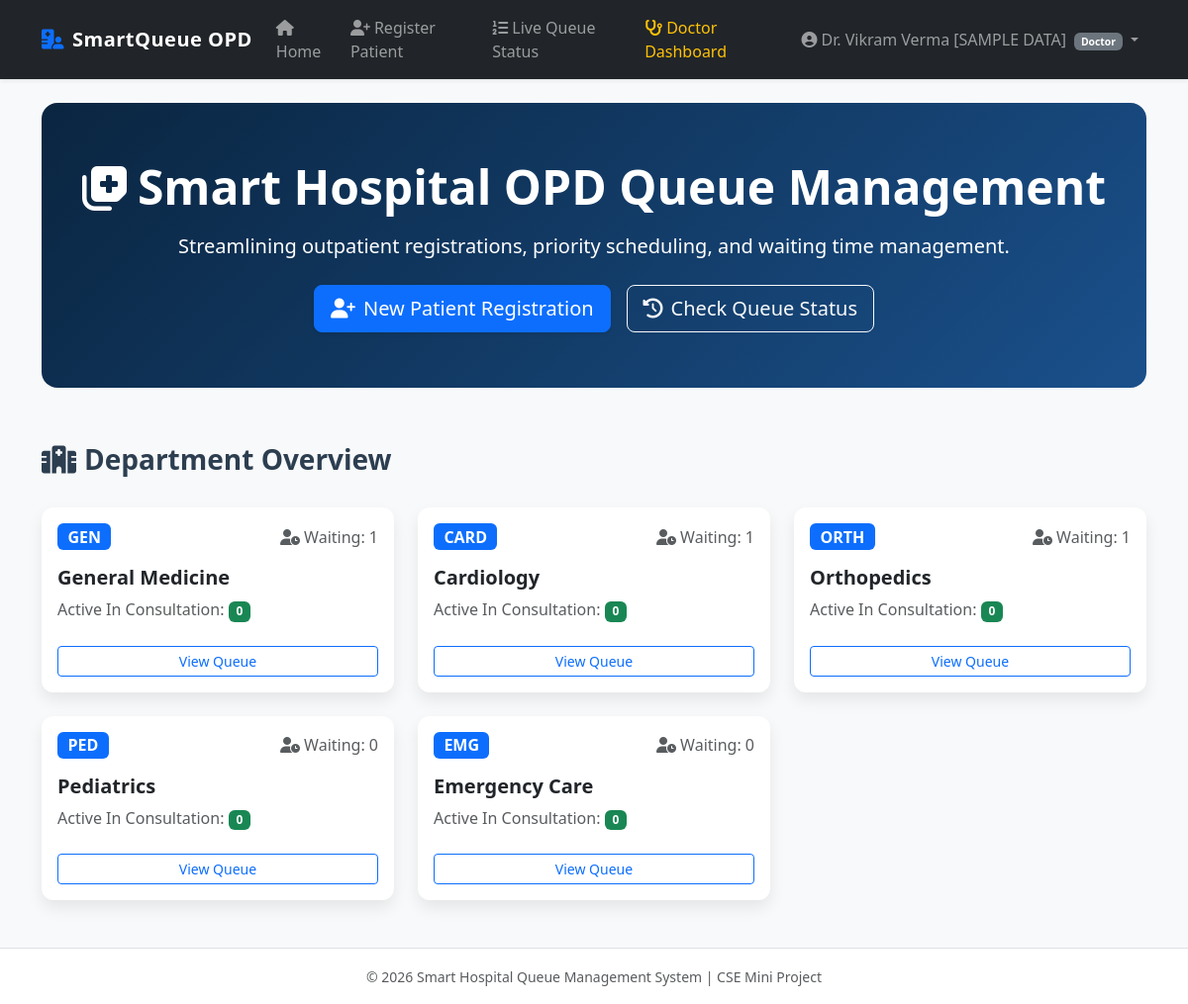
/ (signed in), run on the app's committed database.
### app/models/user.py (models this page shows, shortened)
class User(UserMixin, db.Model):
    __tablename__ = 'users'
    id = db.Column(db.Integer, primary_key=True)
    username = db.Column(db.String(80), unique=True, nullable=False)
    password_hash = db.Column(db.String(255), nullable=False)
    role = db.Column(db.String(20), nullable=False, default='patient')
    full_name = db.Column(db.String(100), nullable=False)
    email = db.Column(db.String(120), unique=True, nullable=True)
    phone = db.Column(db.String(20), nullable=True)
    created_at = db.Column(db.DateTime, default=datetime.utcnow)
    doctor_profile = db.relationship('Doctor', backref='user', uselist=False, lazy=True)

### app/models/department.py (models this page shows, shortened)
class Department(db.Model):
    __tablename__ = 'departments'
    id = db.Column(db.Integer, primary_key=True)
    name = db.Column(db.String(100), unique=True, nullable=False)
    code = db.Column(db.String(10), unique=True, nullable=False) # e.g. CARD, GEN, EMG
    description = db.Column(db.Text, nullable=True)
    doctors = db.relationship('Doctor', backref='department', lazy=True)
    tokens = db.relationship('QueueToken', backref='department', lazy=True)

### app/routes/main_routes.py (the view)
@main_bp.route('/')
def index():
    departments = Department.query.all()
    dept_stats = []
    for dept in departments:
        waiting_count = QueueToken.query.filter_by(department_id=dept.id, status='Waiting').count()
        in_consult_count = QueueToken.query.filter_by(department_id=dept.id, status='In-Consultation').count()
        dept_stats.append({
            'id': dept.id,
            'name': dept.name,
            'code': dept.code,
            'waiting': waiting_count,
            'in_consultation': in_consult_count
        })
    return render_template('index.html', dept_stats=dept_stats)

### app/templates/index.html (shortened to what this page needs)
{% extends 'base.html' %}
{% block content %}
<div class="hero-section text-center">
    <h1 class="display-5 fw-bold mb-3"><i class="fa-solid fa-notes-medical me-2"></i>Smart Hospital OPD Queue Management</h1>
    <p class="lead mb-4">Streamlining outpatient registrations, priority scheduling, and waiting time management.</p>
    <div class="d-flex justify-content-center gap-3">
        <a href="{{ url_for('patient.register') }}" class="btn btn-primary btn-lg shadow-sm">
            <i class="fa-solid fa-user-plus me-2"></i>New Patient Registration
        </a>
        <a href="{{ url_for('patient.status') }}" class="btn btn-outline-light btn-lg">
            <i class="fa-solid fa-clock-rotate-left me-2"></i>Check Queue Status
        </a>
    </div>
</div>
<div class="row g-4 mt-2">
    <div class="col-12">
        <h3 class="fw-bold text-navy"><i class="fa-solid fa-hospital me-2"></i>Department Overview</h3>
    </div>
    {% if dept_stats %}
        {% for dept in dept_stats %}
        <div class="col-md-4">
            <div class="card card-custom h-100">
                <div class="card-body">
                    <div class="d-flex justify-content-between align-items-center mb-3">
                        <span class="badge bg-primary fs-6">{{ dept.code }}</span>
                        <span class="text-muted"><i class="fa-solid fa-user-clock me-1"></i>Waiting: {{ dept.waiting }}</span>
                    </div>
                    <h5 class="card-title fw-bold">{{ dept.name }}</h5>
                    <p class="card-text text-muted">Active In Consultation: <span class="badge bg-success">{{ dept.in_consultation }}</span></p>
                    <a href="{{ url_for('patient.status', dept_id=dept.id) }}" class="btn btn-outline-primary btn-sm w-100 mt-2">
                        View Queue
                    </a>
                </div>
            </div>
        </div>
        {% endfor %}
    {% else %}
        <div class="col-12">
            <div class="alert alert-info">
                No departments available yet. Run the database seed script to populate sample departments.
            </div>
        </div>
    {% endif %}
</div>
{% endblock %}

### app/templates/base.html (shortened to what this page needs)
<!DOCTYPE html>
<html lang="en">
<head>
    <link href="https://cdn.jsdelivr.net/npm/bootstrap@5.3.2/dist/css/bootstrap.min.css" rel="stylesheet">
    <link href="https://cdnjs.cloudflare.com/ajax/libs/font-awesome/6.4.2/css/all.min.css" rel="stylesheet">
    <link rel="stylesheet" href="{{ url_for('static', filename='css/style.css') }}">
</head>
<body>
    <nav class="navbar navbar-expand-lg navbar-dark bg-dark sticky-top shadow-sm">
        <div class="container">
            <a class="navbar-brand" href="{{ url_for('main.index') }}">
                <i class="fa-solid fa-hospital-user text-primary me-2"></i>SmartQueue OPD
            </a>
            <div class="collapse navbar-collapse" id="navbarNav">
                <ul class="navbar-nav me-auto">
                    <li class="nav-item">
                        <a class="nav-link" href="{{ url_for('main.index') }}">
                            <i class="fa-solid fa-house me-1"></i>Home
                        </a>
                    </li>
                    <li class="nav-item">
                        <a class="nav-link" href="{{ url_for('patient.register') }}">
                            <i class="fa-solid fa-user-plus me-1"></i>Register Patient
                        </a>
                    </li>
                    <li class="nav-item">
                        <a class="nav-link" href="{{ url_for('patient.status') }}">
                            <i class="fa-solid fa-list-ol me-1"></i>Live Queue Status
                        </a>
                    </li>
                    {% if current_user.is_authenticated and current_user.role == 'doctor' %}
                    <li class="nav-item">
                        <a class="nav-link text-warning" href="{{ url_for('doctor.dashboard') }}">
                            <i class="fa-solid fa-stethoscope me-1"></i>Doctor Dashboard
                        </a>
                    </li>
                    {% endif %}
                </ul>
                <ul class="navbar-nav ms-auto">
                    {% if current_user.is_authenticated %}
                    <li class="nav-item dropdown">
                        <a class="nav-link dropdown-toggle" href="#" role="button" data-bs-toggle="dropdown">
                            <i class="fa-solid fa-circle-user me-1"></i>{{ current_user.full_name }}
                            <span class="badge bg-secondary ms-1 text-capitalize" style="font-size:0.65rem;">{{ current_user.role }}</span>
                        </a>
                    </li>
                    {% else %}
                    <li class="nav-item">
                        <a class="nav-link btn btn-outline-light btn-sm px-3" href="{{ url_for('auth.login') }}">
                            <i class="fa-solid fa-right-to-bracket me-1"></i>Staff Login
                        </a>
                    </li>
                    {% endif %}
                </ul>
            </div>
        </div>
    </nav>
    <div class="container my-4">
        {% block content %}{% endblock %}
    </div>
    <footer class="bg-white border-top py-3 mt-5">
        <div class="container text-center text-muted">
            <small>&copy; 2026 Smart Hospital Queue Management System | CSE Mini Project</small>
        </div>
    </footer>
</body>
</html>

### app/static/css/style.css (style rules this page uses)
:root { --primary-blue: #0d6efd; --navy-dark: #0a2540; --light-bg: #f8f9fa; --card-shadow: 0 0.5rem 1rem rgba(0, 0, 0, 0.08); }
body { font-family: 'Segoe UI', Tahoma, Geneva, Verdana, sans-serif; background-color: var(--light-bg); color: #2c3e50; }
.navbar-brand { font-weight: 700; letter-spacing: 0.5px; }
.hero-section { background: linear-gradient(135deg, #0a2540 0%, #1a508b 100%); color: white; padding: 3.5rem 1rem; border-radius: 1rem; margin-bottom: 2rem; }
.card-custom { border: none; border-radius: 0.75rem; box-shadow: var(--card-shadow); transition: transform 0.2s ease, box-shadow 0.2s ease; }

### data on the page
User: full_name "Dr. Vikram Verma [SAMPLE DATA]", role "Doctor"
Department: code "GEN", waiting "1", name "General Medicine", in_consultation "0"
Department: code "CARD", waiting "1", name "Cardiology", in_consultation "0"
Department: code "ORTH", waiting "1", name "Orthopedics", in_consultation "0"
Department: code "PED", waiting "0", name "Pediatrics", in_consultation "0"
Department: code "EMG", waiting "0", name "Emergency Care", in_consultation "0"
